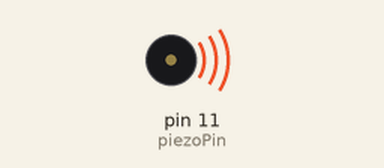
Bench run of a sketch on a simulated Arduino Uno, built with avr-gcc and run on an emulated ATmega328P. On the bench: buzzer (waves = sounding).

Above: at 0.1 s.
At 15.0 s:
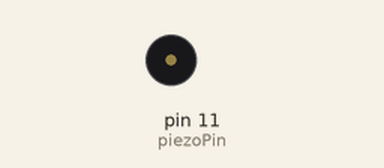
Timing chart, 0 to 26.2 s (numbered marks = the images above):
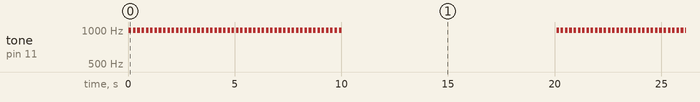

The sketch:

buzzer.ino
```cpp
/***********************************************************
File name: 02_activeBuzzer.ino
Description: Arduino uno Continuous beeps control buzzer.
Website: www.adeept.com
E-mail: support@adeept.com
Author: Tom
Date: 2015/05/02
***********************************************************/
int piezoPin=11; //definition digital 8 pins as pin to control the buzzer

void beep(unsigned int frequency, unsigned long beepDuration, unsigned long pauseDuration, unsigned long totalDuration) {
  unsigned long startTime = millis(); // Get the current time
  unsigned long endTime = startTime + totalDuration; // Calculate the end time

  while (millis() < endTime) {
    // Calculate the period of the beep in microseconds
    unsigned long period = 1000000UL / frequency;

    // Calculate the number of cycles for the given duration
    unsigned long cycles = (beepDuration * 1000UL) / (period * 2);

    // Generate the beep by toggling the piezo pin
    for (unsigned long i = 0; i < cycles; i++) {
      digitalWrite(piezoPin, HIGH);
      delayMicroseconds(period);
      digitalWrite(piezoPin, LOW);
      delayMicroseconds(period);
    }

    // Pause between consecutive beeps
    delay(pauseDuration);
  }
}
void setup()
{
    pinMode(piezoPin,OUTPUT); //Set digital 8 port mode, the OUTPUT for the output
}
void loop()
{
    beep(2000, 100, 100, 10000); // Beep at 2000Hz for 50 milliseconds, with a 50 milliseconds pause, and a total duration of 10 seconds
    delay(10000);                   //Set the delay time，2000ms
}
```

Measured:
- by itself, tone on pin 11 (piezoPin): repeats every 20.1 s: 991 Hz 0.12 s, silent 10.1 s, 49 × (991 Hz 0.12 s, silent 0.08 s)
